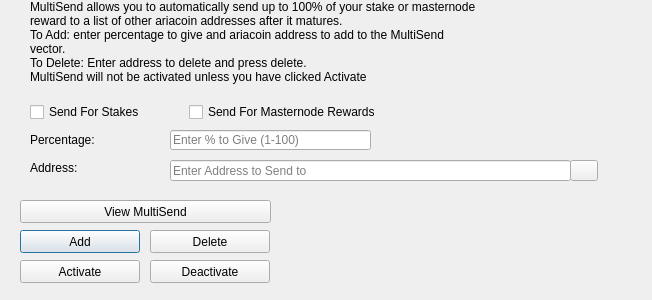
<?xml version="1.0" encoding="UTF-8"?>
<ui version="4.0">
 <class>MultiSendDialog</class>
 <widget class="QDialog" name="MultiSendDialog">
  <property name="windowModality">
   <enum>Qt::NonModal</enum>
  </property>
  <property name="geometry">
   <rect>
    <x>0</x>
    <y>0</y>
    <width>652</width>
    <height>300</height>
   </rect>
  </property>
  <property name="windowTitle">
   <string>MultiSend</string>
  </property>
  <widget class="QLineEdit" name="multiSendPercentEdit">
   <property name="geometry">
    <rect>
     <x>170</x>
     <y>130</y>
     <width>201</width>
     <height>20</height>
    </rect>
   </property>
   <property name="toolTip">
    <string>Enter whole numbers 1 - 100</string>
   </property>
   <property name="placeholderText">
    <string>Enter % to Give (1-100)</string>
   </property>
  </widget>
  <widget class="QLineEdit" name="multiSendAddressEdit">
   <property name="geometry">
    <rect>
     <x>170</x>
     <y>160</y>
     <width>401</width>
     <height>21</height>
    </rect>
   </property>
   <property name="toolTip">
    <string/>
   </property>
   <property name="placeholderText">
    <string>Enter Address to Send to</string>
   </property>
  </widget>
  <widget class="QLabel" name="label_2">
   <property name="geometry">
    <rect>
     <x>30</x>
     <y>0</y>
     <width>451</width>
     <height>121</height>
    </rect>
   </property>
   <property name="lineWidth">
    <number>1</number>
   </property>
   <property name="text">
    <string>MultiSend allows you to automatically send up to 100% of your stake or masternode reward to a list of other ariacoin addresses after it matures.
To Add: enter percentage to give and ariacoin address to add to the MultiSend vector.
To Delete: Enter address to delete and press delete.
MultiSend will not be activated unless you have clicked Activate</string>
   </property>
   <property name="alignment">
    <set>Qt::AlignLeading|Qt::AlignLeft|Qt::AlignTop</set>
   </property>
   <property name="wordWrap">
    <bool>true</bool>
   </property>
  </widget>
  <widget class="QLabel" name="message">
   <property name="geometry">
    <rect>
     <x>290</x>
     <y>200</y>
     <width>351</width>
     <height>91</height>
    </rect>
   </property>
   <property name="text">
    <string/>
   </property>
  </widget>
  <widget class="QPushButton" name="addButton">
   <property name="geometry">
    <rect>
     <x>20</x>
     <y>230</y>
     <width>120</width>
     <height>23</height>
    </rect>
   </property>
   <property name="toolTip">
    <string/>
   </property>
   <property name="statusTip">
    <string>Add to MultiSend Vector</string>
   </property>
   <property name="text">
    <string>Add</string>
   </property>
  </widget>
  <widget class="QPushButton" name="disableButton">
   <property name="geometry">
    <rect>
     <x>150</x>
     <y>260</y>
     <width>120</width>
     <height>23</height>
    </rect>
   </property>
   <property name="statusTip">
    <string>Deactivate MultiSend</string>
   </property>
   <property name="text">
    <string>Deactivate</string>
   </property>
  </widget>
  <widget class="QPushButton" name="addressBookButton">
   <property name="geometry">
    <rect>
     <x>570</x>
     <y>160</y>
     <width>28</width>
     <height>21</height>
    </rect>
   </property>
   <property name="toolTip">
    <string>Choose an address from the address book</string>
   </property>
   <property name="text">
    <string/>
   </property>
   <property name="icon">
    <iconset resource="../ariacoin.qrc">
     <normaloff>:/icons/address-book</normaloff>:/icons/address-book</iconset>
   </property>
   <property name="shortcut">
    <string>Alt+A</string>
   </property>
   <property name="autoDefault">
    <bool>false</bool>
   </property>
  </widget>
  <widget class="QLabel" name="label">
   <property name="geometry">
    <rect>
     <x>30</x>
     <y>130</y>
     <width>121</width>
     <height>20</height>
    </rect>
   </property>
   <property name="toolTip">
    <string>Percentage of stake to send</string>
   </property>
   <property name="text">
    <string>Percentage:</string>
   </property>
  </widget>
  <widget class="QLabel" name="label_5">
   <property name="geometry">
    <rect>
     <x>30</x>
     <y>160</y>
     <width>111</width>
     <height>16</height>
    </rect>
   </property>
   <property name="toolTip">
    <string>Address to send portion of stake to</string>
   </property>
   <property name="text">
    <string>Address:</string>
   </property>
  </widget>
  <widget class="QPushButton" name="deleteButton">
   <property name="geometry">
    <rect>
     <x>150</x>
     <y>230</y>
     <width>120</width>
     <height>23</height>
    </rect>
   </property>
   <property name="toolTip">
    <string/>
   </property>
   <property name="statusTip">
    <string>Delete Address From MultiSend Vector</string>
   </property>
   <property name="text">
    <string>Delete</string>
   </property>
  </widget>
  <widget class="QPushButton" name="activateButton">
   <property name="geometry">
    <rect>
     <x>20</x>
     <y>260</y>
     <width>120</width>
     <height>23</height>
    </rect>
   </property>
   <property name="statusTip">
    <string>Activate MultiSend</string>
   </property>
   <property name="text">
    <string>Activate</string>
   </property>
  </widget>
  <widget class="QPushButton" name="viewButton">
   <property name="geometry">
    <rect>
     <x>20</x>
     <y>200</y>
     <width>251</width>
     <height>23</height>
    </rect>
   </property>
   <property name="toolTip">
    <string/>
   </property>
   <property name="statusTip">
    <string>View MultiSend Vector</string>
   </property>
   <property name="text">
    <string>View MultiSend</string>
   </property>
  </widget>
  <widget class="QWidget" name="horizontalLayoutWidget">
   <property name="geometry">
    <rect>
     <x>30</x>
     <y>100</y>
     <width>351</width>
     <height>24</height>
    </rect>
   </property>
   <layout class="QHBoxLayout" name="horizontalLayout">
    <item>
     <widget class="QCheckBox" name="multiSendStakeCheckBox">
      <property name="text">
       <string>Send For Stakes</string>
      </property>
     </widget>
    </item>
    <item>
     <widget class="QCheckBox" name="multiSendMasternodeCheckBox">
      <property name="text">
       <string>Send For Masternode Rewards</string>
      </property>
     </widget>
    </item>
   </layout>
  </widget>
 </widget>
 <resources>
  <include location="../ariacoin.qrc"/>
 </resources>
 <connections/>
</ui>
